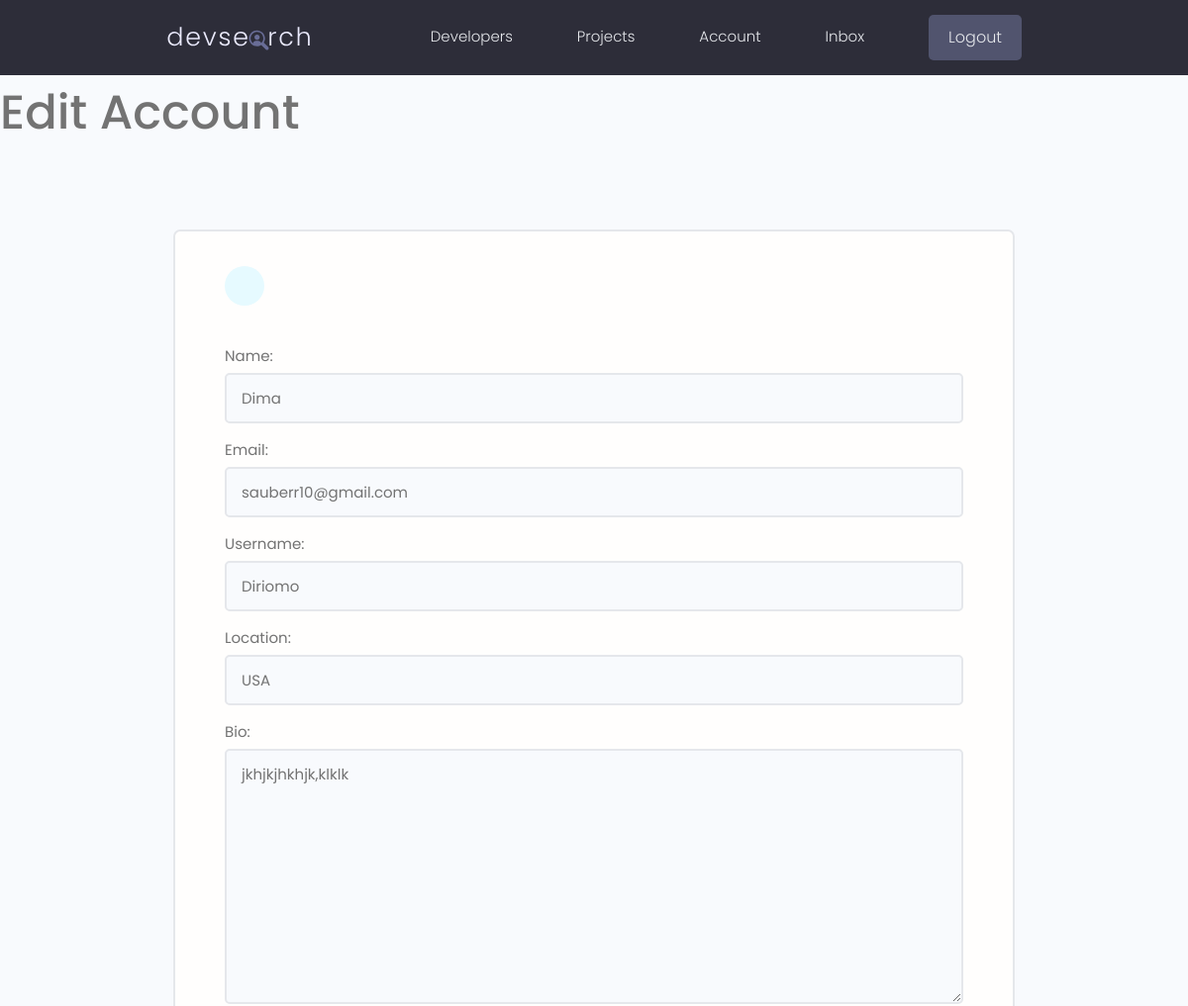
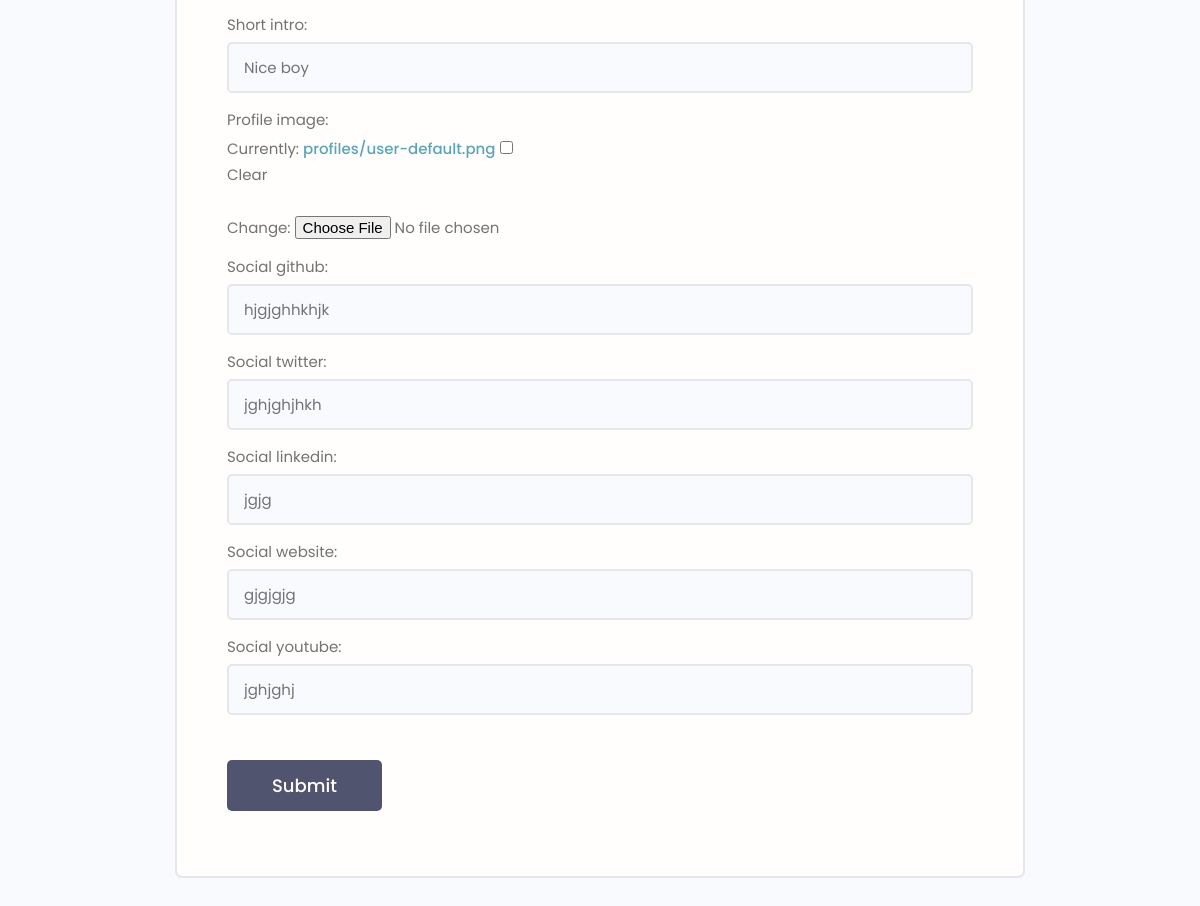
The page /edit-account/ (signed in) on the database its author committed (2 pictures, top to bottom).
### users/models.py (models this page shows, shortened)
class Profile(models.Model):
    user = models.OneToOneField(User, on_delete=models.CASCADE, null=True, blank=True)
    name = models.CharField(max_length=200, blank=True, null=True)
    email = models.EmailField(max_length=500, blank=True, null=True)
    username = models.CharField(max_length=200, blank=True, null=True)
    location = models.CharField(max_length=200, blank=True, null=True)
    short_intro = models.CharField(max_length=200, blank=True, null=True)
    bio = models.TextField(blank=True, null=True)
    profile_image = models.ImageField(null=True, blank=True, upload_to='profiles/', default='profiles/user-default.png')
    social_github = models.CharField(max_length=200, blank=True, null=True)
    social_twitter = models.CharField(max_length=200, blank=True, null=True)
    social_linkedin = models.CharField(max_length=200, blank=True, null=True)
    social_youtube = models.CharField(max_length=200, blank=True, null=True)
    social_website = models.CharField(max_length=200, blank=True, null=True)
    created = models.DateTimeField(auto_now_add=True)
    id = models.UUIDField(default=uuid.uuid4, unique=True, primary_key=True, editable=False)
    class Meta:
        ordering = ['created']

### users/views.py (the view)
# urls.py: path('edit-account/', views.editaccount, name='edit-account'),
@login_required(login_url='login')
def editaccount(request):
    profile = request.user.profile
    form = ProfileForm(instance=profile)
    if request.method == 'POST':
        form = ProfileForm(request.POST, request.FILES, instance=profile)
        if form.is_valid():
            form.save()
            return redirect('account')
    context = {'form': form}
    return render(request, 'users/profile_form.html', context)

### users/forms.py
class ProfileForm(ModelForm):
    class Meta:
        model = Profile
        fields = ['name', 'email', 'username', 'location', 'bio', 'short_intro', 'profile_image', 'social_github',
                  'social_twitter', 'social_linkedin', 'social_website', 'social_youtube']
    def __init__(self, *args, **kwargs):
        super(ProfileForm, self).__init__(*args, **kwargs)
        for name, field in self.fields.items():
            field.widget.attrs.update({'class': "input"})

### users/templates/users/profile_form.html (shortened to what this page needs)
{% extends 'main.html' %}
{% block content %}
<h1> Edit Account</h1>
    <main class="formPage my-xl">
        <div class="content-box">
            <div class="formWrapper">
                <a class="backButton" href="{% url 'account' %}"></a>
                <br>
                <form class="form" method="POST" action="{% url 'edit-account' %}" enctype="multipart/form-data">
                    {% for field in form %}
                    <div class="form__field">
                        <label for="formInput#text">{{ field.label }}: </label>
                        {{ field }}
                    </div>
                    {% endfor %}
                    <input class="btn btn--sub btn--lg  my-md" type="submit" value="Submit" />
                </form>
            </div>
        </div>
    </main>
{% endblock %}

### static/styles/app.css (style rules this page uses)
:root { --color-sub: #2d2d39; }
.btn--sub { background-color: var(--color-sub-light); }
.content-box { width: 95%; max-width: 85rem; margin: 0 auto; }
.backButton { background: var(--color-main-light); color: var(--color-main); width: 4rem; height: 4rem; display: flex; align-items: center; justify-content: center; border-radius: 50%; }
.formPage .formWrapper { list-style: none; background: var(--color-white); padding: 3.5rem 5rem; border: 2px solid var(--color-light); border-radius: 0.7rem; }

### static/uikit/styles/modules/_variables.css (style rules this page uses)
:root { --color-main: #5aa5b9; --color-main-light: #e6faff; --color-sub: #3f4156; --color-sub-light: #51546e; --color-sub-lighter: #ededfd; --color-text: #737373; --color-gray: #8b8b8b; --color-light: #e5e7eb; --color-light-gray: #767676; --color-bg: #f8fafd; --color-white: #fffefd; --color-white-light: #f3f3f3; --color-success: #359e64; --color-success-bg: #def8e8; --color-error: #fc4b0b; --color-error-bg: #fff2ee; --font-base: 'Poppins', arial, helvetica, 'Segoe UI', roboto, ubuntu, sans-serif; --font-monospace: 'Fira Code', 'Courier New', courier, monospace; --font-regular: 300; --font-medium: 500; --font-bold: 700; --generic-shadow: 1px 1px 5px #00000010; --generic-transition: all 0.3s ease-in-out; }

### static/uikit/styles/modules/_base.css (style rules this page uses)
* { margin: 0; padding: 0; box-sizing: border-box; text-rendering: optimizeLegibility; color: inherit; font-size: inherit; }
html { font-size: 50%; }
@media only screen and (min-width: 480px) { html { font-size: 56.25%; } }
@media only screen and (min-width: 1200px) { html { font-size: 62.5%; } }
body { line-height: 1.6; font-weight: 400; font-size: 1.5rem; color: var(--color-text); background-color: var(--color-bg); min-height: 100vh; }

### static/uikit/styles/modules/_typography.css (style rules this page uses)
* { font-family: var(--font-base); }
h1 { font-size: 4.8rem; font-weight: var(--font-medium); }
a { padding-bottom: 2px; text-decoration: none; display: inline-block; color: var(--color-main); font-weight: var(--font-medium); }

### static/uikit/styles/modules/_utilities.css (style rules this page uses)
.my-md { margin: 3rem auto; }
.my-xl { margin: 8rem auto; }

### static/uikit/styles/modules/_button.css (style rules this page uses)
.btn { display: inline-block; position: relative; cursor: pointer; background-color: var(--color-light); font-weight: var(--font-medium); color: var(--color-sub); text-decoration: none; padding: 1rem 2rem; border-radius: 0.5rem; border: none; width: -webkit-fit-content; width: -moz-fit-content; width: fit-content; height: -webkit-fit-content; height: -moz-fit-content; height: fit-content; font-size: 1.6rem; outline-width: 0; outline-color: transparent; -webkit-backface-visibility: hidden; backface-visibility: hidden; transition: all 0.3s ease-in-out; }
.btn--sub { background-color: var(--color-sub); color: var(--color-white); }
.btn--lg { font-size: 1.8rem; padding: 1.2rem 4.5rem; }

### static/uikit/styles/modules/_form.css (style rules this page uses)
.form { display: block; }
.form__field { margin-top: 1.5rem; margin-bottom: 1.5rem; }
.form__label, .form__field > label { display: block; margin-bottom: 0.5rem; color: var(--color-text); }
input.input[type='text'], input.input[type='email'], input.input[type='password'], input.input[type='number'], textarea.input { min-width: 24rem; width: 100%; padding: 1.2rem 1.5rem; border-radius: 0.5rem; border: 2px solid var(--color-light); transition: all 0.3s ease-in-out; background-color: var(--color-bg); }

### rows shown on the page
Profile: form "Dima" "sauberr10@gmail.com" "Diriomo" "USA" "jkhjkjhkhjk,klklk" "Nice boy" "hjgjghhkhjk" "jghjghjhkh" "jgjg" "gjgjgjg" "jghjghj"

### other values the page prints
{{ field.label }} "Name" "Email" "Username" "Location" "Bio" "Short intro" "Profile image" "Social github" "Social twitter" "Social linkedin" "Social website" "Social youtube"
